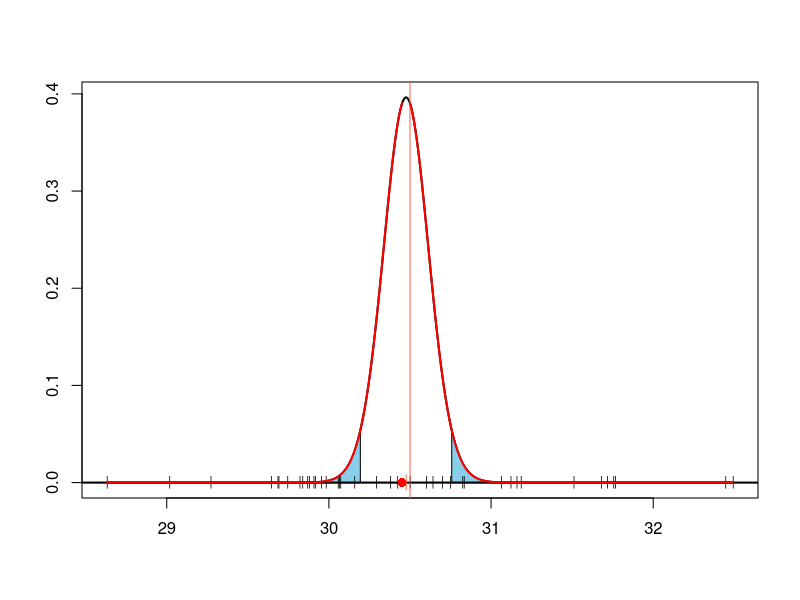

R code for this plot:
t.onesample <- function(
  x,
  # y = NULL,
  # alternative = c("two.sided", "less", "greater"),
  mu = NULL,
  # paired = FALSE,
  # var.equal = FALSE,
  conf.level = 0.95, ...
) {
    res <- t.test(x, mu = (if (is.null(mu)) 0 else mu), conf.level = conf.level)
    df <- res$parameter
    int <- res$conf.int
    stat <- res$statistic

    dnor <- function(normal) {
        normal * res$stderr + res$estimate
    }

    nor <- function(x) {
        (x - res$estimate) / res$stderr
    }


    xs <- if (is.null(mu)) {
        list(min = min(x), max = max(x))
    } else {
        list(min = min(x, dnor(stat), mu), max = max(x, dnor(stat), mu))
    }
    xx <- seq(xs$min, xs$max, length.out = 1000)

    plot(xx, dt(nor(xx), df),
        type = "l", lwd = 2,
        xlab = " ", ylab = " "
    )

    cord.x <- c(xs$min, seq(xs$min, int[1], length.out = 500), int[1])
    cord.y <- c(0, dt(nor(seq(xs$min, int[1], length.out = 500)), df), 0)
    polygon(cord.x, cord.y, col = "skyblue")
    cord.x <- c(xs$max, seq(xs$max, int[2], length.out = 500), int[2])
    cord.y <- c(0, dt(nor(seq(xs$max, int[2], length.out = 500)), df), 0)
    polygon(cord.x, cord.y, col = "skyblue")
    abline(0, 0, lwd = 2)
    points(x, rep(0, length.out = length(x)), pch = "|", cex = 0.8)
    points(res$estimate, 0, pch = "|", col = "tomato1")


    if (!is.null(mu)) {
        abline(v = mu, col = "tomato1")
        points(dnor(stat), 0, pch = 16, cex = 1.2, col = "red")

        xx <- seq(max(stat, -stat), nor(xs$max), length.out = 500)
        lines(dnor(xx), dt(xx, df), lwd = 2, col = "red")
        xx <- seq(min(stat, -stat), nor(xs$min), length.out = 500)
        lines(dnor(xx), dt(xx, df), lwd = 2, col = "red")
    }
}

y1 <- rnorm(40, mean = 30)
t.onesample(y1, mu = 30.5)
